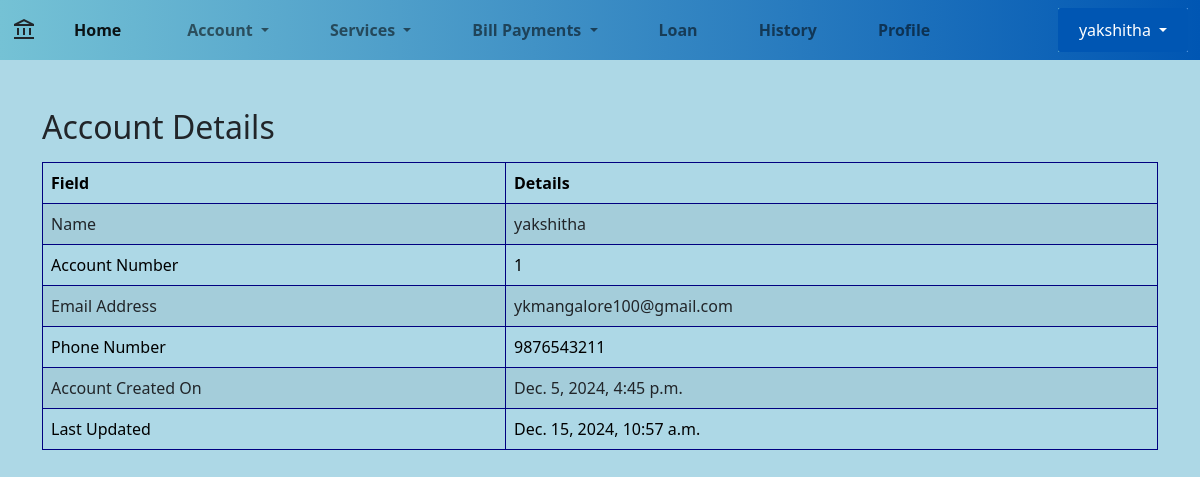
The app's page /profile (signed in) with its own data.
### Bank/models.py (models this page shows, shortened)
class Customer_Data(models.Model):
    Cust_ID = models.AutoField(primary_key=True)
    Name = models.CharField(max_length=200)
    Phone_no = models.CharField(max_length=10)
    Email = models.EmailField()
    Balance = models.DecimalField(max_digits=12, decimal_places=2, default=0.0)
    last_interest_calculation = models.DateTimeField(default=now)
    updated = models.DateTimeField(auto_now=True)
    created = models.DateTimeField(auto_now_add=True)

### Bank/views.py (the view)
# urls.py: path('profile', profile_view, name='profile'),
@login_required(login_url='login')
def profile_view(request):
    customer = Customer_Data.objects.get(Name=request.user.username)
    return render(request, 'profile.html', {'customer': customer})

### templates/profile.html
{% extends 'main.html' %}
{% block body_block %}
<div class="container mt-5">
    <h2 style="margin-bottom: 1rem;">Account Details</h2>
    {% if customer %}
        <table class="table table-bordered table-striped" style="border-color: navy; color: black;">
            <thead>
                <tr>
                    <th>Field</th>
                    <th>Details</th>
                </tr>
            </thead>
            <tbody>
                <tr>
                    <td>Name</td>
                    <td>{{ customer.Name }}</td>
                </tr>
                <tr>
                    <td>Account Number</td>
                    <td>{{ customer.Cust_ID }}</td>
                </tr>
                <tr>
                    <td>Email Address</td>
                    <td>{{ customer.Email }}</td>
                </tr>
                <tr>
                    <td>Phone Number</td>
                    <td>{{ customer.Phone_no }}</td>
                </tr>
                <tr>
                    <td>Account Created On</td>
                    <td>{{ customer.created }}</td>
                </tr>
                <tr>
                    <td>Last Updated</td>
                    <td>{{ customer.updated }}</td>
                </tr>
            </tbody>
        </table>
    {% else %}
        <p>No account details found.</p>
    {% endif %}
</div>
{% endblock %}

### templates/main.html (shortened to what this page needs)
<!DOCTYPE html>
<html lang="en">
  <head>
    <link
      href="https://cdn.jsdelivr.net/npm/bootstrap@5.0.2/dist/css/bootstrap.min.css"
      rel="stylesheet"
    />
    <link rel="stylesheet" href="https://cdnjs.cloudflare.com/ajax/libs/font-awesome/5.15.4/css/all.min.css">
  </head>
  <body>
    <nav class="navbar navbar-expand-lg navbar-light bground">
      <div class="container-fluid">
        <span class="material-symbols-outlined"> account_balance </span>
        <div class="collapse navbar-collapse" id="navbarSupportedContent">
          <ul class="navbar-nav me-auto mb-2 mb-lg-0">
            <li class="nav-item" style="margin-right: 20px; margin-left: 30px;">
              <a
                class="nav-link active"
                aria-current="page"
                href="{% url 'home' %}" style="font-weight: bold;"
                >Home</a
              >
            </li>
            <li class="nav-item dropdown" style="margin-right: 15px; margin-left: 30px;">
              <a
                class="nav-link dropdown-toggle"
                href="#"
                id="navbarDropdown"
                role="button"
                data-bs-toggle="dropdown"
                aria-expanded="false"  style="font-weight: bold;"
              >
                Account
              </a>
            </li>
            <li class="nav-item dropdown" style="margin-right: 15px; margin-left: 30px;">
              <a
                class="nav-link dropdown-toggle"
                href="#"
                id="navbarDropdown"
                role="button"
                data-bs-toggle="dropdown"
                aria-expanded="false" style="font-weight: bold;"
              >
                Services
              </a>
            </li>
            <li class="nav-item dropdown" style="margin-right: 15px; margin-left: 30px;">
              <a
                class="nav-link dropdown-toggle"
                href="#"
                id="navbarDropdown"
                role="button"
                data-bs-toggle="dropdown"
                aria-expanded="false" style="font-weight: bold;"
              >
                Bill Payments
              </a>
            </li>
            <li class="nav-item" style="margin-right: 15px; margin-left: 30px;">
              <a class="nav-link" href="{% url 'loan' %}" style="font-weight: bold;"
                >Loan</a
              >
            </li>
            <li class="nav-item" style="margin-right: 15px; margin-left: 30px;">
              <a class="nav-link" href="{% url 'transaction_history' %}" style="font-weight: bold;"
                >History</a
              >
            </li>
            <li class="nav-item" style="margin-right: 15px; margin-left: 30px;">
              <a class="nav-link" href="{% url 'profile' %} "style="font-weight: bold;" >Profile</a>
            </li>
          </ul>
          <div class="d-flex" style="background: linear-gradient(90deg, #75c2d5, #72aceb);width: auto;">
            <div class="dropdown">
              {% if user.is_authenticated %}
                <button
                  class="btn btn-secondary dropdown-toggle"
                  type="button"
                  id="userDropdown"
                  data-bs-toggle="dropdown"
                  aria-expanded="false"
                >
                  {{ user.username }}
                </button>
              {% endif %}
            </div>
          </div>
        </div>
      </div>
    </nav>
    <div class="body">{% block body_block %} {% endblock %}</div>
  </body>
</html>

### templates/main.html (style rules this page uses)
body { background-color: lightblue; }
.bground { background: linear-gradient(90deg, #75c2d5, #0056b3); }
a { text-decoration: none; }
.btn { display: inline-block; width: 130px; padding: 10px; background-color: #0056b3; color: #ffffff; border: none; border-radius: 2px; font-size: 16px; cursor: pointer; transition: background-color 0.3s ease; text-align: center; }

### records on screen
Customer_Data: Name "yakshitha", Cust_ID "1", Email "ykmangalore100@gmail.com", Phone_no "9876543211", created "Dec. 5, 2024, 4:45 p.m.", updated "Dec. 15, 2024, 10:57 a.m."

### other values on screen
{{ user.username }} "yakshitha"
